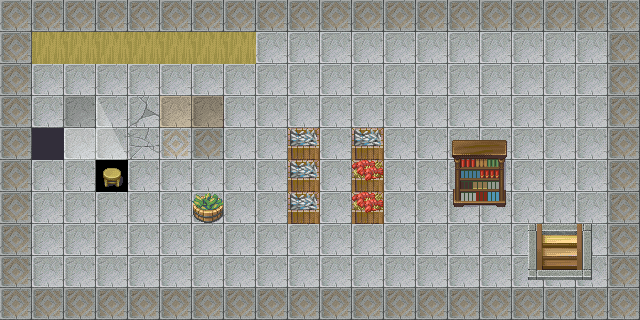

Rendered tile map (Tiled .tmx) drawn with the repository's tilesets; below, a short description and the full map source, tile grids included:
An orthogonal 20x10 tile map with 32x32 px tiles, 3 tile layers (块层 1, 块层 2, 块层 3).

<map version="1.0" orientation="orthogonal" renderorder="right-down" width="20" height="10" tilewidth="32" tileheight="32" nextobjectid="1">
 <properties>
  <property name="blended tiles" value="7,9,15,32,33,34,35,39,40,41,43,47,48,49,50,51,52,53,54,55,56,57,58,59,60,61,62,63,64,65,66,67,68,69,70,71,72,73,74,75,76,77,78,79,81,82,83,84,85,86,87,88,89,90,91,92,94,95,96,97,98,99,100,103,104,105,107,108,109,110,111,112,113,115,116,118,119,120,121,122,123,124,125,126,127,128,129,130,131,132,133,134,135,136,137,138,139,140,141,142,143,144,145,146,147,148,149,150,151,152,153,155,156,157,158,159,160,161,162,163,164,165,166,167,168" />
 </properties>
 <tileset firstgid="1" name="town1" tilewidth="32" tileheight="32">
  <image source="town.png" width="256" height="672" />
  <tile id="116">
   <properties>
    <property name="doorTargetMapPosX" value="200" />
    <property name="doorTargetMapPosY" value="200" />
    <property name="isDoor" value="true" />
    <property name="targetMapName" value="desert1.tmx" />
   </properties>
  </tile>
 </tileset>
 <layer name="块层 1" width="20" height="10">
  <data encoding="csv">
42,42,42,42,42,42,42,42,1,1,1,1,1,1,1,1,1,1,1,1,
42,42,42,42,42,42,42,42,1,1,1,1,1,1,1,1,1,1,1,1,
1,1,1,1,1,1,1,1,1,1,1,1,1,1,1,1,1,1,1,1,
1,1,2,3,4,5,6,1,1,1,1,1,1,1,1,1,1,1,1,1,
1,9,10,11,12,13,14,1,1,1,1,1,1,1,1,1,1,1,1,1,
1,1,1,55,1,1,1,1,1,1,1,1,1,1,1,1,1,1,1,1,
1,1,1,1,1,1,1,1,1,1,1,1,1,1,1,1,1,1,1,1,
1,1,1,1,1,1,1,1,1,1,1,1,1,1,1,1,1,1,1,1,
1,1,1,1,1,1,1,1,1,1,1,1,1,1,1,1,1,1,1,1,
1,1,1,1,1,1,1,1,1,1,1,1,1,1,1,1,1,1,1,1
</data>
 </layer>
 <layer name="块层 2" width="20" height="10">
  <data encoding="csv">
14,14,14,14,14,14,14,14,14,14,14,14,14,14,14,14,14,14,14,14,
14,0,0,0,0,0,0,0,0,0,0,0,0,0,0,0,0,0,0,14,
14,0,0,0,0,0,0,0,0,0,0,0,0,0,0,0,0,0,0,14,
14,0,0,0,0,0,0,0,0,0,0,0,0,0,0,0,0,0,0,14,
14,0,0,0,0,0,0,0,0,93,0,93,0,0,0,0,0,0,0,14,
14,0,0,0,0,0,0,0,0,93,0,101,0,0,0,0,0,0,0,14,
14,0,0,0,0,0,90,0,0,93,0,101,0,0,81,82,0,0,0,14,
14,0,0,0,0,0,0,0,0,0,0,0,0,0,0,0,116,117,118,14,
14,0,0,0,0,0,0,0,0,0,0,0,0,0,0,0,124,125,126,14,
14,14,14,14,14,14,14,14,14,14,14,14,14,14,14,14,14,14,14,14
</data>
 </layer>
 <layer name="块层 3" width="20" height="10">
  <data encoding="csv">
0,0,0,0,0,0,0,0,0,0,0,0,0,0,0,0,0,0,0,0,
0,0,0,0,0,0,0,0,0,0,0,0,0,0,0,0,0,0,0,0,
0,0,0,0,0,0,0,0,0,0,0,0,0,0,0,0,0,0,0,0,
0,0,0,0,0,0,0,0,0,0,0,0,0,0,0,0,0,0,0,0,
0,0,0,0,0,0,0,0,0,0,0,0,0,0,65,66,0,0,0,0,
0,0,0,0,0,0,0,0,0,0,0,0,0,0,73,74,0,0,0,0,
0,0,0,0,0,0,0,0,0,0,0,0,0,0,0,0,0,0,0,0,
0,0,0,0,0,0,0,0,0,0,0,0,0,0,0,0,0,0,0,0,
0,0,0,0,0,0,0,0,0,0,0,0,0,0,0,0,0,0,0,0,
0,0,0,0,0,0,0,0,0,0,0,0,0,0,0,0,0,0,0,0
</data>
 </layer>
</map>
